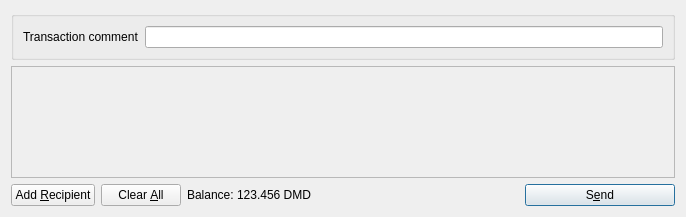
<?xml version="1.0" encoding="UTF-8"?>
<ui version="4.0">
 <class>SendCoinsDialog</class>
 <widget class="QDialog" name="SendCoinsDialog">
  <property name="geometry">
   <rect>
    <x>0</x>
    <y>0</y>
    <width>686</width>
    <height>217</height>
   </rect>
  </property>
  <property name="windowTitle">
   <string>Send Coins</string>
  </property>
  <layout class="QVBoxLayout" name="verticalLayout">
   <item>
    <widget class="QGroupBox" name="horizontalGroupBox">
     <layout class="QHBoxLayout" name="horizontalLayout_3">
      <item>
       <widget class="QLabel" name="label_2">
        <property name="text">
         <string>Transaction comment</string>
        </property>
       </widget>
      </item>
      <item>
       <widget class="QLineEdit" name="editTxComment"/>
      </item>
     </layout>
    </widget>
   </item>
   <item>
    <widget class="QScrollArea" name="scrollArea">
     <property name="widgetResizable">
      <bool>true</bool>
     </property>
     <widget class="QWidget" name="scrollAreaWidgetContents">
      <property name="geometry">
       <rect>
        <x>0</x>
        <y>0</y>
        <width>666</width>
        <height>119</height>
       </rect>
      </property>
      <layout class="QVBoxLayout" name="verticalLayout_2">
       <property name="leftMargin">
        <number>0</number>
       </property>
       <property name="topMargin">
        <number>0</number>
       </property>
       <property name="rightMargin">
        <number>0</number>
       </property>
       <property name="bottomMargin">
        <number>0</number>
       </property>
       <item>
        <layout class="QVBoxLayout" name="entries">
         <property name="spacing">
          <number>6</number>
         </property>
        </layout>
       </item>
       <item>
        <spacer name="verticalSpacer">
         <property name="orientation">
          <enum>Qt::Vertical</enum>
         </property>
         <property name="sizeHint" stdset="0">
          <size>
           <width>20</width>
           <height>40</height>
          </size>
         </property>
        </spacer>
       </item>
      </layout>
     </widget>
    </widget>
   </item>
   <item>
    <layout class="QHBoxLayout" name="horizontalLayout">
     <item>
      <widget class="QPushButton" name="addButton">
       <property name="toolTip">
        <string>Send to multiple recipients at once</string>
       </property>
       <property name="text">
        <string>Add &amp;Recipient</string>
       </property>
       <property name="icon">
        <iconset resource="../bitcoin.qrc">
         <normaloff>:/icons/add</normaloff>:/icons/add</iconset>
       </property>
       <property name="autoDefault">
        <bool>false</bool>
       </property>
      </widget>
     </item>
     <item>
      <widget class="QPushButton" name="clearButton">
       <property name="sizePolicy">
        <sizepolicy hsizetype="Minimum" vsizetype="Fixed">
         <horstretch>0</horstretch>
         <verstretch>0</verstretch>
        </sizepolicy>
       </property>
       <property name="toolTip">
        <string>Remove all transaction fields</string>
       </property>
       <property name="text">
        <string>Clear &amp;All</string>
       </property>
       <property name="icon">
        <iconset resource="../bitcoin.qrc">
         <normaloff>:/icons/remove</normaloff>:/icons/remove</iconset>
       </property>
       <property name="autoRepeatDelay">
        <number>300</number>
       </property>
       <property name="autoDefault">
        <bool>false</bool>
       </property>
      </widget>
     </item>
     <item>
      <layout class="QHBoxLayout" name="horizontalLayout_2">
       <property name="spacing">
        <number>3</number>
       </property>
       <item>
        <widget class="QLabel" name="label">
         <property name="text">
          <string>Balance:</string>
         </property>
        </widget>
       </item>
       <item>
        <widget class="QLabel" name="labelBalance">
         <property name="cursor">
          <cursorShape>IBeamCursor</cursorShape>
         </property>
         <property name="text">
          <string>123.456 DMD</string>
         </property>
         <property name="textInteractionFlags">
          <set>Qt::LinksAccessibleByMouse|Qt::TextSelectableByKeyboard|Qt::TextSelectableByMouse</set>
         </property>
        </widget>
       </item>
      </layout>
     </item>
     <item>
      <spacer name="horizontalSpacer">
       <property name="orientation">
        <enum>Qt::Horizontal</enum>
       </property>
       <property name="sizeHint" stdset="0">
        <size>
         <width>40</width>
         <height>20</height>
        </size>
       </property>
      </spacer>
     </item>
     <item>
      <widget class="QPushButton" name="sendButton">
       <property name="minimumSize">
        <size>
         <width>150</width>
         <height>0</height>
        </size>
       </property>
       <property name="toolTip">
        <string>Confirm the send action</string>
       </property>
       <property name="text">
        <string>S&amp;end</string>
       </property>
       <property name="icon">
        <iconset resource="../bitcoin.qrc">
         <normaloff>:/icons/send</normaloff>:/icons/send</iconset>
       </property>
       <property name="default">
        <bool>true</bool>
       </property>
      </widget>
     </item>
    </layout>
   </item>
  </layout>
 </widget>
 <resources>
  <include location="../bitcoin.qrc"/>
 </resources>
 <connections/>
</ui>
